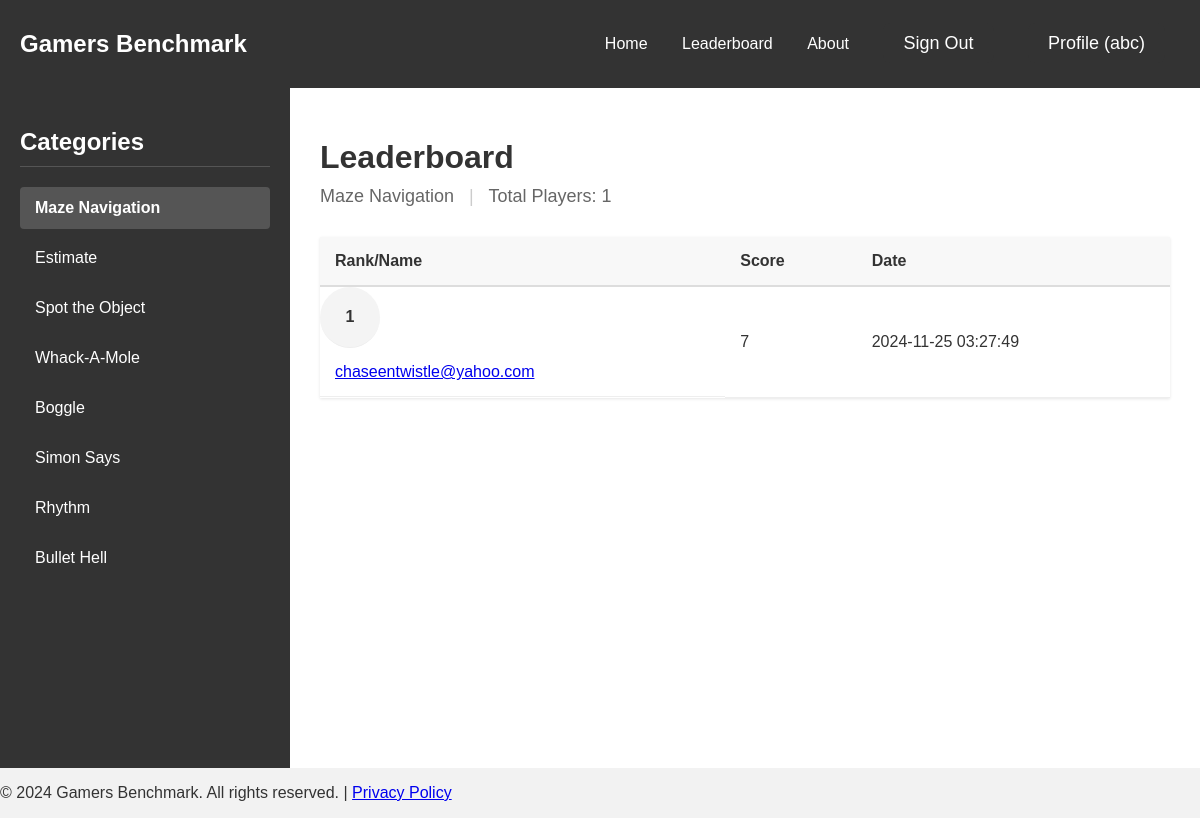
The app's page /website/leaderboard/leaderboard.php (signed in) with its own data.
### tables this page shows
CREATE TABLE "scores" (
    username TEXT,
    game TEXT,
    score REAL, -- Correct type for scores, including decimals
    date TEXT
);

### website/leaderboard/leaderboard.php (the view, shortened to what this page needs)
<?php
$isLoggedIn = isset($_SESSION['logged_in']) && $_SESSION['logged_in'];
$username = $isLoggedIn ? $_SESSION['username'] : null;
try {
    $db = new PDO('sqlite:../log-signup/highscores.db');
    $db->setAttribute(PDO::ATTR_ERRMODE, PDO::ERRMODE_EXCEPTION);
} catch (PDOException $e) {
    die("Database connection failed: " . $e->getMessage());
}
function getDbGameName($displayName) {
    $gameMap = [
        'Maze Navigation' => 'maze_game',
        'Estimate' => 'estimate',
        'Spot the Object' => 'spot',
        'Whack-A-Mole' => 'whackamole',
        'Boggle' => 'baggle',
        'Simon Says' => 'sequence',
        'Rhythm' => 'rhythm_game',
        'Bullet Hell' => 'bullet_hell',
    ];
    return $gameMap[$displayName] ?? $displayName;
}
function getLeaderboardData($game) {
    global $db;
    try {
        $dbGameName = getDbGameName($game);
        $stmt = $db->prepare('
            SELECT username, score, date,
                   RANK() OVER (ORDER BY score DESC) as rank
            FROM scores
            WHERE game = :game
            ORDER BY score DESC
            LIMIT 10
        ');
        $stmt->execute([':game' => $dbGameName]);
        return $stmt->fetchAll(PDO::FETCH_ASSOC);
    } catch (PDOException $e) {
        return [];
    }
}
function getPlayerCount($game) {
    global $db;
    try {
        $dbGameName = getDbGameName($game);
        $stmt = $db->prepare('SELECT COUNT(DISTINCT username) FROM scores WHERE game = :game');
        $stmt->execute([':game' => $dbGameName]);
        return $stmt->fetchColumn();
    } catch (PDOException $e) {
        return 0;
    }
}
$currentGame = $_GET['game'] ?? 'Maze Navigation';
$leaderboardData = getLeaderboardData($currentGame);
$playerCount = getPlayerCount($currentGame);
?>
<!DOCTYPE html>
<html lang="en">
<head>
    <link rel="stylesheet" href="../../index.css">
</head>
<body>
    <div class="navbar">
        <div class="logo">
            <h2>Gamers Benchmark</h2>
        </div>
        <div class="nav-links">
            <a href="../../index.php">Home</a>
            <a href="leaderboard.php">Leaderboard</a>
            <a href="../about/about.php">About</a>
            <?php if ($isLoggedIn): ?>
                <a href="../log-signup/handlers/logout.php" class="btn">Sign Out</a>
                <a href="../../profile.php" class="btn">Profile (<?php echo htmlspecialchars((string)$username); ?>)</a>
            <?php else: ?>
                <a href="../log-signup/login.html" class="btn">Login</a>
                <a href="../log-signup/signup.php" class="btn">Sign Up</a>
            <?php endif; ?>
        </div>
    </div>
    <div class="leaderboard-container">
        <aside class="category-sidebar">
            <h2>Categories</h2>
            <div class="category-links">
                <?php
                $categories = ['Maze Navigation', 'Estimate', 'Spot the Object', 'Whack-A-Mole',
                               'Boggle', 'Simon Says', 'Rhythm', 'Bullet Hell'];
                foreach ($categories as $category):
                    $isActive = $category === $currentGame ? 'active' : '';
                ?>
                    <a href="?game=<?php echo urlencode($category); ?>"
                       class="category-item <?php echo $isActive; ?>">
                       <?php echo htmlspecialchars($category); ?>
                    </a>
                <?php endforeach; ?>
            </div>
        </aside>
        <main class="leaderboard-main">
            <div class="leaderboard-header">
                <h1>Leaderboard</h1>
                <div class="game-info">
                    <span class="current-game"><?php echo htmlspecialchars($currentGame); ?></span>
                    <span class="divider">|</span>
                    <span class="total-players">Total Players: <?php echo $playerCount; ?></span>
                </div>
            </div>
            <div class="leaderboard-content">
                <table class="leaderboard-table">
                    <thead>
                        <tr>
                            <th>Rank/Name</th>
                            <th>Score</th>
                            <th>Date</th>
                        </tr>
                    </thead>
                    <tbody>
                        <?php if (empty($leaderboardData)): ?>
                            <tr>
                                <td colspan="4" class="no-scores">No scores recorded yet</td>
                            </tr>
                        <?php else: ?>
                            <?php foreach ($leaderboardData as $row): ?>
                                <tr>
                                    <td class="rank"><?php echo htmlspecialchars($row['rank']); ?></td>
                                    <td class="player-info">
                                        <span class="player-name">
                                            <a href="../../profile.php?username=<?php echo urlencode($row['username']); ?>&game=<?php echo urlencode(getDbGameName($currentGame)); ?>">
                                                <?php echo htmlspecialchars($row['username']); ?>
                                            </a>
                                        </span>
                                    </td>
                                    <td><?php echo number_format($row['score']); ?></td>
                                    <td><?php echo htmlspecialchars($row['date']); ?></td>
                                </tr>
                            <?php endforeach; ?>
                        <?php endif; ?>
                    </tbody>
                </table>
            </div>
        </main>
    </div>
    <footer>
        <p>© 2024 Gamers Benchmark. All rights reserved. | <a href="#">Privacy Policy</a></p>
    </footer>
</body>
</html>

### index.css (style rules this page uses)
body { font-family: Arial, sans-serif; margin: 0; padding: 0; background-color: #f2f2f2; color: #333; display: flex; flex-direction: column; }
.navbar { display: flex; justify-content: space-between; align-items: center; padding: 10px 20px; background-color: #333; color: #fff; }
.navbar a { text-decoration: none; color: #fff; margin: 0 15px; }
.btn, .btn-d { padding: 10px 20px; font-size: 18px; background-color: #333; color: #fff; border: none; border-radius: 8px; cursor: pointer; transition: background-color 0.3s ease; }
.leaderboard-container { display: flex; min-height: calc(100vh - 120px); background-color: #f4f4f4; }
.category-sidebar { width: 250px; background-color: #333; padding: 20px; }
.category-sidebar h2 { color: #fff; font-size: 24px; margin-bottom: 20px; padding-bottom: 10px; border-bottom: 1px solid #555; }
.category-links { display: flex; flex-direction: column; gap: 8px; }
.category-item { color: #fff; text-decoration: none; padding: 12px 15px; border-radius: 4px; transition: background-color 0.3s; }
.category-item.active { background-color: #555; font-weight: bold; }
.leaderboard-main { flex: 1; padding: 30px; background-color: #fff; }
.leaderboard-header { margin-bottom: 30px; }
.leaderboard-header h1 { font-size: 32px; margin-bottom: 10px; }
.game-info { color: #666; font-size: 18px; }
.game-info .divider { margin: 0 10px; color: #ccc; }
.leaderboard-table { width: 100%; border-collapse: collapse; background-color: #fff; box-shadow: 0 1px 3px rgba(0,0,0,0.1); }
.leaderboard-table th { background-color: #f8f8f8; padding: 15px; text-align: left; font-weight: bold; color: #333; border-bottom: 2px solid #ddd; }
.leaderboard-table td { padding: 15px; border-bottom: 1px solid #eee; }
.player-info { display: flex; align-items: center; gap: 10px; }
.player-name { font-weight: 500; }
.rank { display: inline-block; width: 30px; height: 30px; line-height: 30px; text-align: center; background-color: #f4f4f4; border-radius: 50%; font-weight: bold; }

### records on screen
scores: rank "1", username "chaseentwistle@yahoo.com", score "7", date "2024-11-25 03:27:49"

### other values on screen
$username "abc"
$category "Maze Navigation"
$category "Estimate"
$category "Spot the Object"
$category "Whack-A-Mole"
$category "Boggle"
$category "Simon Says"
$category "Rhythm"
$category "Bullet Hell"
$currentGame "Maze Navigation"
$playerCount "1"
